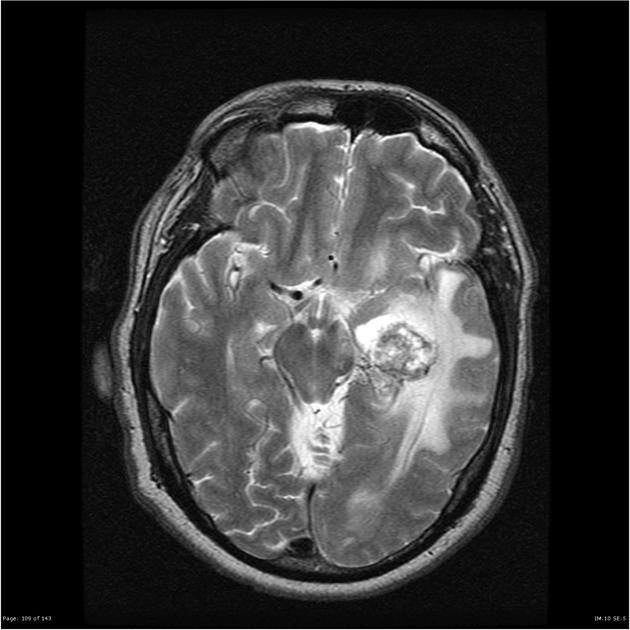
#> input picture data/Carcinoma/045f88e63fa8ee9e6f59150bb2cfc7_big_gallery.jpg, 630 x 630 px, given as the content of the folder /content/drive/MyDrive/data/Meduloblastoma, which was not available
$ jupyter execute --allow-errors 'mamba-v2 copy.ipynb'   (text cells are left out)
#> lines starting #> are read from the running program, lines starting #| are printed output that depends on the picture; pictures that were not available may be replaced by others from this repository, and a replacement may not be noted
[cell 1]
import subprocess, sys

def pip(*pkgs):
    subprocess.check_call([sys.executable, '-m', 'pip', 'install', '-q', *pkgs])
#> (this line was passed over: subprocess is not available in this run)

pip('einops', 'timm', 'scikit-learn', 'matplotlib', 'seaborn', 'pillow', 'tqdm', 'pandas')

#> (the rest of this cell did not finish here and is left out)

[cell 2]
import os
os.environ['CUDA_VISIBLE_DEVICES'] = '0'  # single GPU — prevents DataParallel crash

import math, random, warnings
import numpy as np
import matplotlib.pyplot as plt
import seaborn as sns
import pandas as pd
from pathlib import Path
from PIL import Image, ImageFilter, ImageOps
from collections import Counter
from tqdm.auto import tqdm
import functools

import torch
import torch.nn as nn
import torch.nn.functional as F
from torch.utils.data import Dataset, DataLoader, WeightedRandomSampler
import torchvision.transforms as transforms
import timm
import logging
logging.getLogger('timm').setLevel(logging.ERROR)
from einops import rearrange

from sklearn.model_selection import StratifiedKFold
from sklearn.metrics import (accuracy_score, precision_score, recall_score,
                              f1_score, roc_auc_score, confusion_matrix, roc_curve)

warnings.filterwarnings('ignore')

# Always flush print — shows live training output in Kaggle
print = functools.partial(print, flush=True)

SEED          = 42
IMG_SIZE      = 224
BATCH_SIZE    = 16
LR            = 1e-4          # unchanged — this is what worked
WEIGHT_DECAY  = 1e-4
MAX_EPOCHS    = 60            # was 50 — best epoch was often 30-44, needed room
PATIENCE      = 15            # was 10 — AUC improves slowly, was stopping too early
N_FOLDS       = 5
DROPOUT       = 0.3
NUM_WORKERS   = 0             # was 2 — 0 prevents Kaggle subprocess deadlocks
FPN_CH        = 256
D_STATE       = 16
WARMUP_EPOCHS = 10
GRAD_CLIP     = 0.3

#> (the rest of this cell did not finish here and is left out)

[cell 3]
import sys

# Colab + Google Drive setup
if 'google.colab' in sys.modules:
    from google.colab import drive
    drive.mount('/content/drive', force_remount=False)

# Expected dataset location in Colab after mount:
# /content/drive/MyDrive/data
DATA_ROOT = Path('/content/drive/MyDrive/data')

if not DATA_ROOT.exists():
    raise FileNotFoundError(
        f'DATA_ROOT not found: {DATA_ROOT}. '\
        'Please place your dataset folder in drive/MyDrive/data.'
    )

print(f'Using DATA_ROOT: {DATA_ROOT}')
print('Top-level contents:')
for p in sorted(DATA_ROOT.iterdir()):
    print(' ', p.name)
#> pass 2 of the loop `for p in sorted(DATA_ROOT.iterdir()):`:

[cell 4]
SUPPORTED_EXTS = {'.jpg', '.jpeg', '.png', '.bmp', '.tiff', '.tif'}
MB_FOLDER      = 'Meduloblastoma'   # exact folder name in this dataset

mb_paths, nonmb_paths = [], []

# Collect MB images
mb_dir = DATA_ROOT / MB_FOLDER
mb_paths = [f for f in mb_dir.iterdir() if f.suffix.lower() in SUPPORTED_EXTS]
print(f'Raw MB images found: {len(mb_paths)}')

# Collect Non-MB images from all other folders
for folder in DATA_ROOT.iterdir():
    if folder.is_dir() and folder.name != MB_FOLDER:
        imgs = [f for f in folder.iterdir() if f.suffix.lower() in SUPPORTED_EXTS]
        nonmb_paths.extend(imgs)
        print(f'  [Non-MB] {folder.name}: {len(imgs)} images')
#> pass 2 of the loop `for folder in DATA_ROOT.iterdir():`:

print(f'\nRaw Non-MB total: {len(nonmb_paths)}')

[cell 5]
# Use all 131 MB images (paper had 106 after radiologist dedup we can't replicate).
# More unique MB training data improves generalisation without memorisation risk.
# Non-MB stays at 630 to match paper's class ratio.

random.seed(SEED)
random.shuffle(mb_paths)
random.shuffle(nonmb_paths)

mb_paths    = mb_paths[:131]   # all available MB — was 106
nonmb_paths = nonmb_paths[:630]

all_paths  = mb_paths + nonmb_paths
all_labels = [1]*len(mb_paths) + [0]*len(nonmb_paths)

print(f'MB     : {len(mb_paths)}')
print(f'Non-MB : {len(nonmb_paths)}')
print(f'Total  : {len(all_paths)}')

[cell 6]
# ── EDA ───────────────────────────────────────────────────────────────────────
fig, axes = plt.subplots(1, 2, figsize=(12, 4))
fig.suptitle('Dataset Overview', fontsize=14, fontweight='bold')

axes[0].bar(['Medulloblastoma (MB)', 'Non-MB'],
            [len(mb_paths), len(nonmb_paths)],
            color=['#e74c3c', '#3498db'])
axes[0].set_title('Class Distribution')
axes[0].set_ylabel('Count')
for i, v in enumerate([len(mb_paths), len(nonmb_paths)]):
    axes[0].text(i, v+2, str(v), ha='center', fontweight='bold')

for p, lbl in zip(random.sample(mb_paths, min(10, len(mb_paths))) +
                  random.sample(nonmb_paths, min(10, len(nonmb_paths))),
                  [1]*min(10, len(mb_paths)) + [0]*min(10, len(nonmb_paths))):
    try:
        img = np.array(Image.open(p).convert('L').resize((64, 64)))
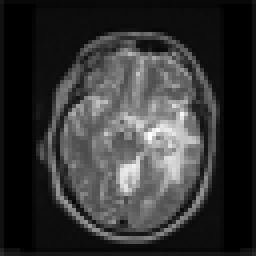
#> img: shape (64, 64) (shown 4 times larger); min 0, max 255, mean 52.4
        axes[1].plot(np.histogram(img, bins=32, range=(0,255))[0],
                     alpha=0.3, color='#e74c3c' if lbl else '#3498db', lw=0.8)
    except Exception:
        pass
#> pass 2 of the loop `for p, lbl in zip(random.sample(mb_paths, min(10, len(mb_paths))) +`:
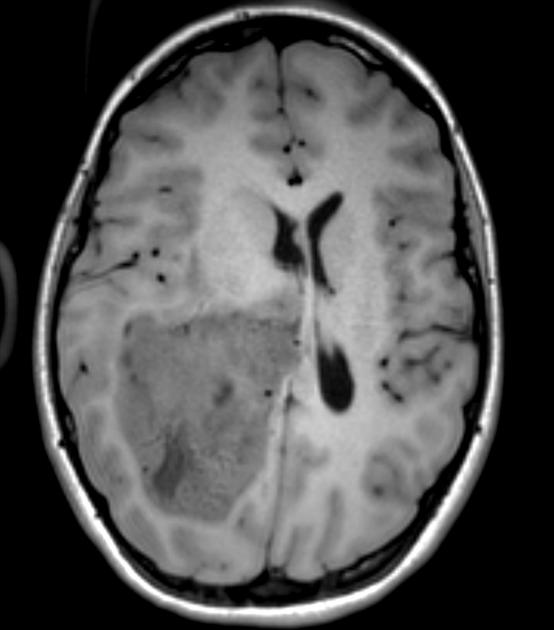
#> input picture data/Carcinoma/103._big_gallery.jpeg, 554 x 630 px
#> `img = np.array(Image.open(p).convert('L').resize((64, 64)))`:
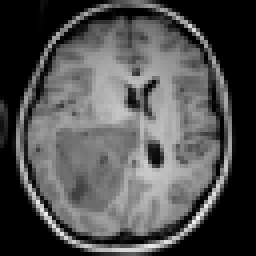
#> img: shape (64, 64) (shown 4 times larger); min 0, max 248, mean 79.6
#> pass 3 of the loop `for p, lbl in zip(random.sample(mb_paths, min(10, len(mb_paths))) +`:
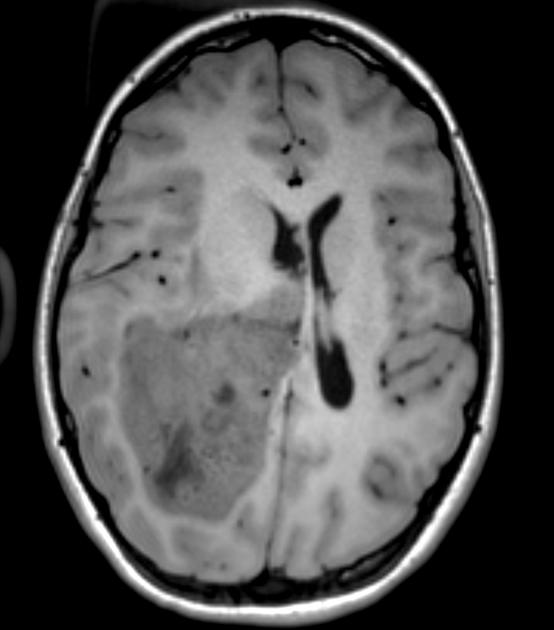
#> input picture data/Carcinoma/104._big_gallery.jpeg, 554 x 630 px
#> `img = np.array(Image.open(p).convert('L').resize((64, 64)))`:
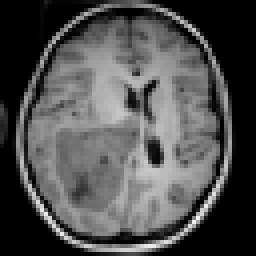
#> img: shape (64, 64) (shown 4 times larger); min 0, max 243, mean 79.1
#> the loop made 5 passes; the first 3 are shown
axes[1].set_title('Pixel Intensity (red=MB, blue=Non-MB)')
axes[1].set_xlabel('Pixel Value')

plt.tight_layout()
plt.savefig('eda.png', dpi=120, bbox_inches='tight')
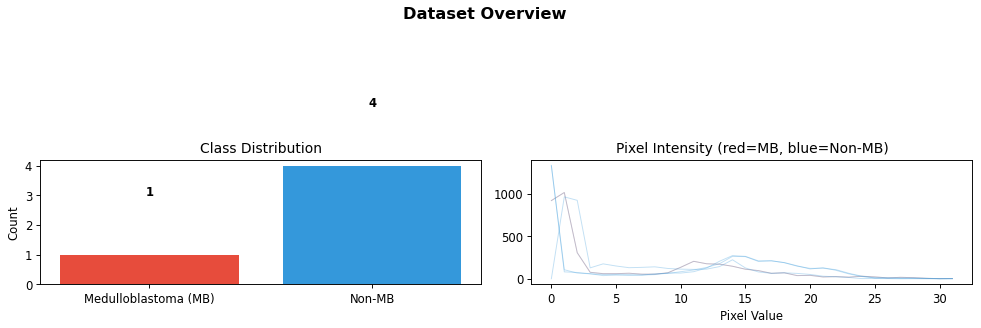
#> figure drawn by matplotlib, 2 panels; panel 2: curve peaks at x = 1, y = 1013; panel 2: curve peaks at x = 0, y = 1332; panel 2: curve peaks at x = 0, y = 1326
plt.show()

[cell 7]
IMAGENET_MEAN = [0.485, 0.456, 0.406]
IMAGENET_STD  = [0.229, 0.224, 0.225]

class GaussianBlurPIL:
    def __init__(self, radius=0.7): self.radius = radius
    def __call__(self, img): return img.filter(ImageFilter.GaussianBlur(self.radius))

class HistEq:
    def __call__(self, img): return ImageOps.equalize(img)

# Standard transform for Non-MB and validation
#> (the rest of this cell did not finish here and is left out)

#> (a cell that did not finish here is left out)

[cell 9]
class SelectiveSSM(nn.Module):
    """Selective State Space Model. Input/Output: (B, L, D)"""
    # [40 lines left out: functions __init__, ssm_scan, forward, not called in this run]

print('SelectiveSSM defined.')

[cell 10]
class BidirectionalMambaBlock(nn.Module):
    """
    Eq. 8 (Liang et al. 2026):
      T_Lf = SSM_F(T_{L-1})
      T_Lb = SSM_B(Flip(T_{L-1}))
      T_L  = norm(T_Lf + Flip(T_Lb))
    Input/Output: (B, L, D)
    """
    # [10 lines left out: functions __init__, forward, not called in this run]


class LocalityMixing(nn.Module):
    """
    Eq. 9 (Liang et al. 2026):
      F_local  = DWConv3x3(X)
      F_global = Mamba(F_local)
      W        = sigmoid(Linear(F_local))
      F_out    = W * F_local + (1-W) * F_global
    Input/Output: (B, C, H, W)
    """
    # [15 lines left out: functions __init__, forward, not called in this run]

print('BidirectionalMambaBlock + LocalityMixing defined.')

[cell 11]
class FPN(nn.Module):
    """
    FPN top-down pathway.
    Each level's 3x3 conv replaced by LocalityMixing (MambaFPN design).
    Inputs : list of feature maps [C_i, ..., C_n]  (shallow → deep)
    Outputs: list of fused feature maps [P_i, ..., P_n]
    """
    # [18 lines left out: functions __init__, forward, not called in this run]

print('FPN defined.')

[cell 12]
class GeM(nn.Module):
    """
    Generalized Mean Pooling (Radenovic et al. 2019).
    Standard AvgPool uses p=1. GeM with p>1 emphasises high-activation regions,
    making it more discriminative for small tumors like MB.
    Learned p starts at 3 and adapts during training.
    """
    # [11 lines left out: functions __init__, forward, not called in this run]


class FPNMambaClassifier(nn.Module):
    """
    EfficientNet-B2 -> FPN (Mamba at each level) -> Cross-scale Mamba -> FC head
    Improvements over base:
      - Cross-scale Mamba re-enabled (was commented out)
      - GeM pooling replaces AvgPool (more discriminative for small tumors)
      - Squeeze-and-Excitation channel attention before FC head
    """
    def __init__(self, num_classes=1, fpn_channels=FPN_CH,
                 dropout=DROPOUT, d_state=D_STATE, freeze_layers=3):
        super().__init__()

        # ── Backbone ──────────────────────────────────────────────────────────
        self.backbone = timm.create_model(
            'efficientnet_b2', pretrained=True, features_only=True,
            out_indices=BACKBONE_OUT_INDICES
        )

        with torch.no_grad():
            _feats = self.backbone(torch.zeros(1, 3, IMG_SIZE, IMG_SIZE))
            in_ch  = [f.shape[1] for f in _feats]
        print(f'Backbone channels after fix: {in_ch}')
        assert all(c > 10 for c in in_ch), f'Suspicious channel dims: {in_ch}'

        # Freeze early layers
        for i, child in enumerate(self.backbone.children()):
            if i < freeze_layers:
                for p in child.parameters():
                    p.requires_grad = False

        # ── FPN neck ──────────────────────────────────────────────────────────
        self.fpn = FPN(in_ch, fpn_channels, d_state)

        # ── Cross-scale Mamba ─────────────────────────────────────────────────
        # Serialises all FPN levels into one sequence and captures
        # long-range dependencies ACROSS pyramid levels, not just within them.
        # Re-enabled — was incorrectly commented out in previous version.
        self.cross_mamba = BidirectionalMambaBlock(fpn_channels, d_state)

        # ── GeM pooling (replaces AvgPool) ────────────────────────────────────
        self.gem = GeM(p=3)

        # ── Squeeze-and-Excitation channel attention ──────────────────────────
        # Recalibrates which of the 4*FPN_CH=1024 channels matter most
        # before the FC head makes the final prediction.
        n_levels  = len(in_ch)
        feat_dim  = fpn_channels * n_levels   # 256 * 4 = 1024

        r = 16   # reduction ratio
        self.se = nn.Sequential(
            nn.Linear(feat_dim, feat_dim // r, bias=False),
            nn.ReLU(),
            nn.Linear(feat_dim // r, feat_dim, bias=False),
            nn.Sigmoid()
        )

        # ── Classifier head ───────────────────────────────────────────────────
        self.head = nn.Sequential(
            nn.Flatten(),
            nn.Linear(feat_dim, 512),
            nn.BatchNorm1d(512),
            nn.GELU(),
            nn.Dropout(dropout),
            nn.Linear(512, 128),
            nn.GELU(),
            nn.Dropout(dropout / 2),
            nn.Linear(128, num_classes),
        )

    # [17 lines left out: function forward, not called in this run]

# ── Sanity check ──────────────────────────────────────────────────────────────
print('Building model...')
#> (the rest of this cell did not finish here and is left out)

[cell 13]
import time

class EarlyStopping:
    def __init__(self, patience=PATIENCE, delta=1e-4):
        self.patience = patience; self.delta = delta
        self.best = None; self.counter = 0; self.triggered = False

    # [113 lines left out: functions step, combined_loss, find_best_threshold, train_epoch, evaluate, not called in this run]

print('Training utilities ready.')

[cell 14]
from torch.optim.lr_scheduler import SequentialLR, LinearLR, CosineAnnealingLR

skf   = StratifiedKFold(n_splits=N_FOLDS, shuffle=True, random_state=SEED)
X_idx = np.arange(len(all_paths))
y_arr = np.array(all_labels)

fold_metrics = []
fold_labels  = []
fold_probs   = []
best_val_auc = 0.0
best_state   = None

#> (the rest of this cell did not finish here and is left out)

[cell 15]
import json

metric_names = [
    'accuracy', 'precision', 'recall', 'specificity', 'sensitivity',
    'f1', 'auc', 'fps', 'training_time_sec'
]

# Build fold results table with required metrics
results_df = pd.DataFrame(fold_metrics)
for m in metric_names + ['threshold', 'inference_time_sec']:
    if m not in results_df.columns:
        results_df[m] = np.nan

results_df = results_df[metric_names + ['threshold', 'inference_time_sec']]
results_df.index = [f'Fold {i+1}' for i in range(len(results_df))]
results_df.loc['Mean'] = results_df.mean(numeric_only=True)
results_df.loc['Std']  = results_df.std(numeric_only=True)

print('\n' + '='*90)
print('  FPN-MAMBA  5-FOLD CROSS-VALIDATION RESULTS (WITH NEW METRICS)')
print('='*90)
print(results_df.round(4).to_string())

print('\nPer-fold thresholds / speeds / times:')
for i, f in enumerate(fold_metrics):
    print(
        f'  Fold {i+1}: thr={f.get("threshold", np.nan):.4f} | '
        f'fps={f.get("fps", np.nan):.2f} | '
        f'infer_time={f.get("inference_time_sec", np.nan):.4f}s | '
        f'train_time={f.get("training_time_sec", np.nan):.2f}s'
    )

our = {m: np.nanmean([f.get(m, np.nan) for f in fold_metrics]) for m in metric_names}

# Load baseline fold metrics if available
baseline_path = Path('experiments/runs/inceptentionnet_baseline_notebook/cv_results.json')
baseline = {}
if baseline_path.exists():
    with open(baseline_path, 'r', encoding='utf-8') as fp:
        baseline_json = json.load(fp)

    baseline_folds = [fr.get('metrics', {}) for fr in baseline_json.get('fold_results', [])]
    if baseline_folds:
        baseline_df = pd.DataFrame(baseline_folds)
        baseline = {c: float(baseline_df[c].mean()) for c in baseline_df.columns if baseline_df[c].notna().any()}

# Map missing baseline fields where possible
if 'sensitivity' not in baseline and 'recall' in baseline:
    baseline['sensitivity'] = baseline['recall']

# Keep this variable name for downstream cells
paper = dict(accuracy=0.9807, precision=0.9143, recall=0.9603, f1=0.9354, auc=0.9940)
higher_is_better = {'accuracy', 'precision', 'recall', 'specificity', 'sensitivity', 'f1', 'auc', 'fps'}

print('\n' + '='*90)
print('  vs BASELINE (InceptentionNet run results when available)')
print('='*90)
print(f'{"Metric":<18} {"Baseline":>12} {"Ours":>12} {"Delta":>12} {"Status":>14}')
print('-'*72)

for m in metric_names:
    b = paper.get(m, np.nan)
    o = our.get(m, np.nan)

    if np.isnan(b):
        print(f'{m:<18} {"N/A":>12} {o:>12.4f} {"N/A":>12} {"NO BASELINE":>14}')
        continue

    d = o - b
    if m in higher_is_better:
        status = 'BETTER' if d > 0 else ('SAME' if abs(d) < 1e-8 else 'BEHIND')
    else:
        status = 'BETTER' if d < 0 else ('SAME' if abs(d) < 1e-8 else 'WORSE')

    print(f'{m:<18} {b:>12.4f} {o:>12.4f} {d:>+12.4f} {status:>14}')

#> (a cell that did not finish here is left out)

[cell 17]
plot_metric_names = ['accuracy', 'precision', 'recall', 'specificity', 'sensitivity', 'f1', 'auc']
fig, axes = plt.subplots(1, len(plot_metric_names), figsize=(3.5 * len(plot_metric_names), 4))
fig.suptitle('Per-Fold Metrics', fontsize=13, fontweight='bold')

#> (the rest of this cell did not finish here and is left out)

[cell 18]
if best_state is not None:
    torch.save({
        'model_state_dict'    : best_state,
        'mean_metrics'        : our,
        'best_val_auc'        : best_val_auc,
        'backbone_out_indices': BACKBONE_OUT_INDICES,
        'config': dict(img_size=IMG_SIZE, backbone='efficientnet_b2',
                       fpn_channels=FPN_CH, dropout=DROPOUT, d_state=D_STATE)
    }, 'fpn_mamba_best.pt')
    print(f'Best model saved  (AUC={best_val_auc:.4f})')


# [13 lines left out: function predict_single, not called in this run]

# result = predict_single('path/to/scan.jpg')
# print(result)
print('predict_single() ready.')

[cell 19]
print('='*90)
print('  FINAL SUMMARY')
print('='*90)
print('  Architecture : EfficientNet-B2 + FPN + Bidirectional Mamba')
print('  Key design   : Locality Mixing (Eq.9) + Naive Concat (Eq.7)')
print('  Transfer     : ImageNet pretrained, early layers frozen')
print('  Training     : AdamW + Warmup(5ep) + Cosine + EarlyStop(p=15)')
print('  Loss         : Weighted BCE (pos_weight/2) + label smoothing 0.05')
print('  Imbalance    : WeightedRandomSampler + mb_transform inline')
print(f'  Dataset      : 131 MB + 630 Non-MB = 761 images')
print()

summary_metrics = ['accuracy', 'precision', 'recall', 'specificity', 'sensitivity', 'f1', 'auc', 'fps', 'training_time_sec']
higher_is_better = {'accuracy', 'precision', 'recall', 'specificity', 'sensitivity', 'f1', 'auc', 'fps'}

for m in summary_metrics:
    vals = [f.get(m, np.nan) for f in fold_metrics]
    vals = [v for v in vals if np.isfinite(v)]
    if not vals:
        continue

    mu, sd = np.mean(vals), np.std(vals)
    b = paper.get(m, np.nan)

    if np.isfinite(b):
        d = mu - b
        if m in higher_is_better:
            mark = 'BETTER' if d > 0 else ('SAME' if abs(d) < 1e-8 else 'BEHIND')
        else:
            mark = 'BETTER' if d < 0 else ('SAME' if abs(d) < 1e-8 else 'WORSE')
        print(f'  [{mark:<7}] {m:<18}: {mu:.4f} +/- {sd:.4f}  (delta: {d:+.4f})')
    else:
        print(f'  [{"INFO":<7}] {m:<18}: {mu:.4f} +/- {sd:.4f}  (baseline: N/A)')
